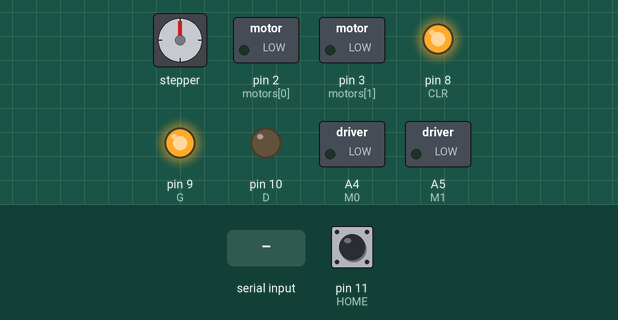
The sketch below on a simulated Arduino Uno, built with avr-gcc and run on an emulated ATmega328P. Shown: stepper motor, switched loads named in the sketch (green lamp = pin HIGH), output pins drawn as LEDs (lit = HIGH). Wiring (inferred from the names in the program): stepper motor (2048 steps per turn assumed): coils pin 4, pin 5, pin 6, pin 7. The inputs (shaded band) are chosen by the test bench; at power-on: pin 11 (HOME) HIGH.

Above: at 1.2 s.
1.3 s: "H90\n" received over Serial
At 2.3 s:
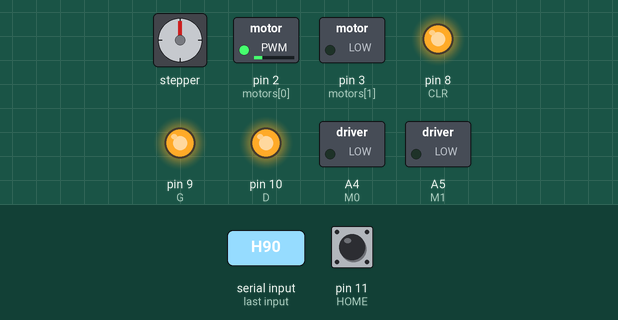
2.8 s: pin 11 (HOME) pulled LOW for 0.15 s
At 4.1 s:
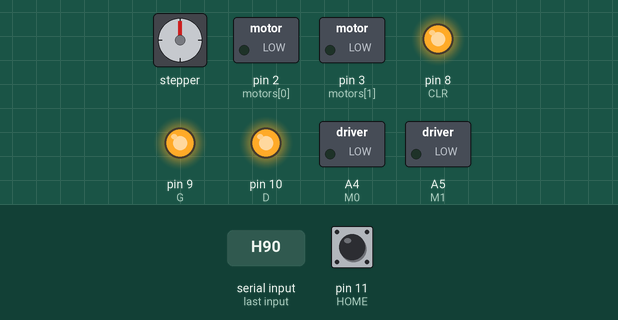
5.9 s: "H,45\n" received over Serial
At 6.3 s:
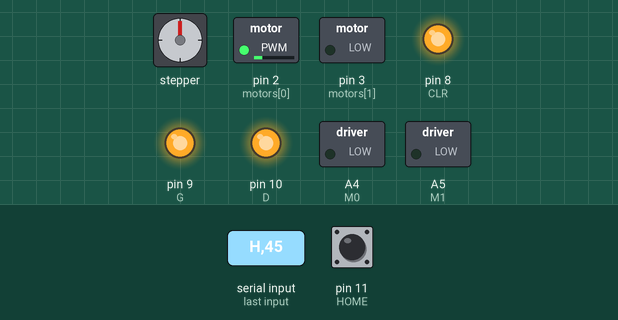
7.4 s: pin 11 (HOME) pulled LOW for 1 s
At 7.8 s:
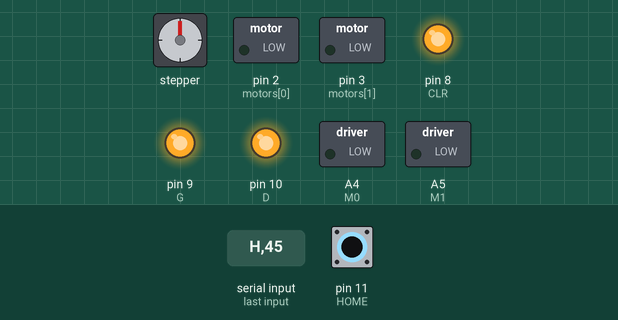
Timing chart, 0 to 10.4 s (numbered marks = the images above; inputs shaded):
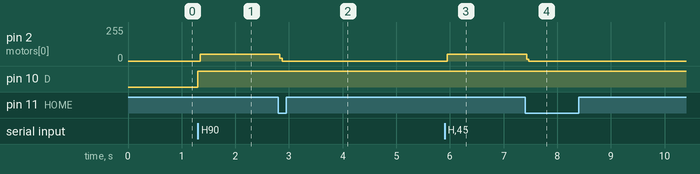

Measured:
- after the input at 1.3 s, pin 2 (motors[0]): 0/255 → 52/255 after 0.05 s; pin 10 (D): LOW → HIGH at once
- after the input at 2.8 s, pin 2 (motors[0]): 52/255 → 0/255 at once
- after the input at 5.9 s, pin 2 (motors[0]): 0/255 → 52/255 after 0.05 s
- after the input at 7.4 s, pin 2 (motors[0]): 52/255 → 0/255 at once

The sketch:

firmware.ino
```cpp
/* multiplexed stepper motor driver
 *
 * stepper controller boards use DRV8834 or similar
 * TI CD74HC4351 multiplexes for steps and microsteps
 * TI SN74HC259 latches motor direction
 *
 * last modified 2026-01-21
 *
*/

// pins
int S0 = A0;
int S1 = A1;
int S2 = A2;
int CLR = 8;
int G = 9;
int D = 10;
int M0 = A4;
int M1 = A5;
int HOME = 11;
int FAULT = 12;
int motors[6] = {2, 3, 4, 5, 6, 7};

// variables
int i = 0;  // for looping
int u = 1;  // microstepping amount
#define INPUT_SIZE 100  // TODO: make this a reasonable value
#define sep " "
char input[INPUT_SIZE + 1];
char code = '0';
char c_index = '0';
char c_number = '0';
int index = 0;
int number = 0;
int remaining[6];
bool home_after[6] = {false, false, false, false, false, false};
unsigned long prev = 0;

void setup() {
  // initialize pins
  pinMode(S0, OUTPUT);
  pinMode(S1, OUTPUT);
  pinMode(S2, OUTPUT);
  pinMode(CLR, OUTPUT);
  pinMode(G, OUTPUT);
  pinMode(D, OUTPUT);
  pinMode(M0, OUTPUT);
  pinMode(M1, OUTPUT);
  pinMode(HOME, INPUT_PULLUP);
  pinMode(FAULT, INPUT_PULLUP);
  for (int i = 0; i < 6; i += 1) {
    pinMode(motors[i], OUTPUT);
  }
  // initialize select
  digitalWrite(S0, LOW);
  digitalWrite(S1, LOW);
  digitalWrite(S2, LOW);
  // initialize latch
  digitalWrite(CLR, HIGH);
  digitalWrite(G, HIGH);
  // initialize microstepping
  setM();
  // initialize direction
  digitalWrite(D, LOW);
  Serial.begin(57600);
  while (!Serial);  // do nothing, waiting for port to connect
}

void loop() {
  // interval comparison avoids overflow issues
  unsigned long waited = millis() - prev;

  if (waited >= 5){
    prev += waited;
    for (i = 0; i <= 5; i++){
      if (remaining[i] > 0) {
        stepMotor(i);
        --remaining[i];
      }
      else if (home_after[i]) { // ready to home after moving off interrupt
        setSelect(i);
        setDirection(HIGH);
        home_after[i] = false;
        remaining[i] = -1;
      }
      if (remaining[i] == -1) {  // motor currently homing
        setSelect(i);
        stepMotor(i);
        // interrupt is low when blocked
        if (digitalRead(HOME) == 0) remaining[i] = 0;
      }
    }
  }
}

void serialEvent() {  // occurs whenever new data comes in the hardware serial RX
  // read serial into input char array
  byte size = Serial.readBytesUntil('\n', input, INPUT_SIZE);
  input[size] = 0;
  // parse input
  char *code = strtok(input, sep);
  char *c_index = strtok(0, sep);
  char *c_number = strtok(0, sep);
  // convert input
  index = atoi(c_index);
  number = atoi(c_number);  // positive = clockwise (facing motor)
  if (index > 32) {
    Serial.println("INVALID");
    return;
  }
  // call appropriate function
  if (*code == 'M') {  // move relative
    setSelect(index);
    if (number > 0) setDirection(HIGH);
    if (number < 0) setDirection(LOW);
    remaining[index] = abs(number);
  }
  else if (*code == 'H') {  // home motor
    // home is defined as the location where the interrupt
    //   is first tripped when approaching clockwise
    // first, we must handle the special case where the motor
    //   is already at the interrupt
    setSelect(index);
    if (digitalRead(HOME) == 0) {  // interrupt is low when blocked
      // issue instruction to move 1/4 turn counter-clockwise
      setDirection(LOW);
      remaining[index] = 100 * u;
      // set flag to home after this movement is done
      home_after[index] = true;
    }
    // if interrupt is not blocked, we set remaining to -1, a special code for home
    else {
      setDirection(HIGH);
      remaining[index] = -1;
    }
  }
  else if (*code == 'Q') {  // query motor status
    setSelect(index);
    if (digitalRead(FAULT) == 0) Serial.println('F');
    else if (remaining[index] == 0) Serial.println('R');
    else Serial.println('B');
  }
  else if (*code == 'U') {  // set microstep integer
    u = index;
    setM();
  }
}

void serialEventRun(void) {
  // this runs inside of the main loop, essentially
  if (Serial.available()) serialEvent();
}

void setDirection(int dir) {
  // direction is latched in using TI SN74HC259
  // facing the motor...
  //   LOW = counter clockwise
  //   HIGH = clockwise
  digitalWrite(G, LOW);  // allow value to be written
  digitalWrite(D, dir);
  digitalWrite(G, HIGH);  // lock in value
}

void setSelect(int index) {
  // selection reveals HOME and DIR pins for a specific motor
  digitalWrite(S0, bitRead(index, 0));
  digitalWrite(S1, bitRead(index, 1));
  digitalWrite(S2, bitRead(index, 2));
}

void setM() {
  // set the microstepping control pins
  // for these controllers M0 uses three-state logic
  if (u == 1) {
    pinMode(M0, OUTPUT);
    digitalWrite(M0, LOW);
    digitalWrite(M1, LOW);
  }
  else if (u == 2) {
    pinMode(M0, OUTPUT);
    digitalWrite(M0, HIGH);
    digitalWrite(M1, LOW);
  }
  else if (u == 4) {
    pinMode(M0, INPUT);
    digitalWrite(M1, LOW);
  }
  else if (u == 8) {
    pinMode(M0, OUTPUT);
    digitalWrite(M0, LOW);
    digitalWrite(M1, HIGH);
  }
  else if (u == 16) {
    pinMode(M0, OUTPUT);
    digitalWrite(M0, HIGH);
    digitalWrite(M1, HIGH);
  }
  else if (u == 32) {
    pinMode(M0, INPUT);
    digitalWrite(M1, HIGH);
  }
  else {
    Serial.println("INVALID");
    u = 1;
    setM();
  }
}

void stepMotor(int index) {
  digitalWrite(motors[index], HIGH);
  delay(1);
  digitalWrite(motors[index], LOW);
}
```
